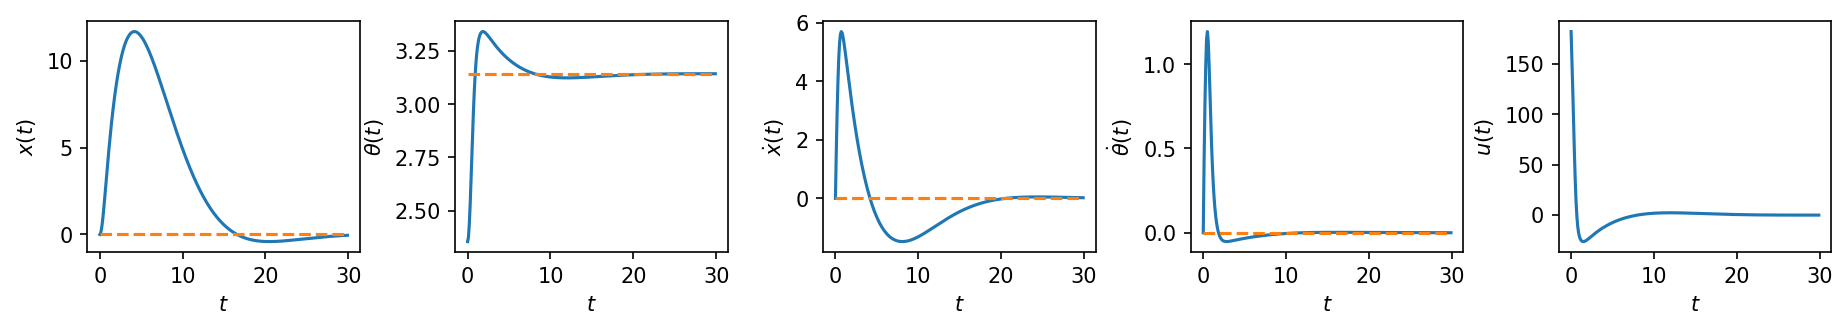

Write the Python code that produced this figure.
"""
Solution code for the problem "Cart-pole balance".

Autonomous Systems Lab (ASL), Stanford University
"""

import numpy as np
from scipy.integrate import odeint
import matplotlib.pyplot as plt

from animations import animate_cartpole

# Constants
n = 4  # state dimension
m = 1  # control dimension
mp = 2.0  # pendulum mass
mc = 10.0  # cart mass
L = 1.0  # pendulum length
g = 9.81  # gravitational acceleration
dt = 0.1  # discretization time step
animate = False  # whether or not to animate results


def cartpole(s: np.ndarray, u: np.ndarray) -> np.ndarray:
    """Compute the cart-pole state derivative

    Args:
        s (np.ndarray): The cartpole state: [x, theta, x_dot, theta_dot], shape (n,)
        u (np.ndarray): The cartpole control: [F_x], shape (m,)

    Returns:
        np.ndarray: The state derivative, shape (n,)
    """
    x, θ, dx, dθ = s
    sinθ, cosθ = np.sin(θ), np.cos(θ)
    h = mc + mp * (sinθ**2)
    ds = np.array(
        [
            dx,
            dθ,
            (mp * sinθ * (L * (dθ**2) + g * cosθ) + u[0]) / h,
            -((mc + mp) * g * sinθ + mp * L * (dθ**2) * sinθ * cosθ + u[0] * cosθ)
            / (h * L),
        ]
    )
    return ds


def reference(t: float) -> np.ndarray:
    """Compute the reference state (s_bar) at time t

    Args:
        t (float): Evaluation time

    Returns:
        np.ndarray: Reference state, shape (n,)
    """
    a = 10.0  # Amplitude
    T = 10.0  # Period

    # PART (d) ##################################################
    return np.array([
        a * np.sin(2 * np.pi * t / T),
        np.pi,
        a * (2 * np.pi / T) * np.cos(2 * np.pi * t / T),
        0.0,
    ])
    # END PART (d) ##############################################


def ricatti_recursion(
    A: np.ndarray, B: np.ndarray, Q: np.ndarray, R: np.ndarray
) -> np.ndarray:
    """Compute the gain matrix K through Ricatti recursion

    Args:
        A (np.ndarray): Dynamics matrix, shape (n, n)
        B (np.ndarray): Controls matrix, shape (n, m)
        Q (np.ndarray): State cost matrix, shape (n, n)
        R (np.ndarray): Control cost matrix, shape (m, m)

    Returns:
        np.ndarray: Gain matrix K, shape (m, n)
    """
    eps = 1e-4  # Riccati recursion convergence tolerance
    max_iters = 1000  # Riccati recursion maximum number of iterations
    P_prev = np.zeros((n, n))  # initialization
    converged = False
    for i in range(max_iters):
        # PART (b) ##################################################
        K = -np.linalg.inv(R + B.T @ P_prev @ B) @ B.T @ P_prev @ A
        P = Q + A.T @ P_prev @ (A + B @ K)
        if np.max(np.abs(P - P_prev)) < eps:
            converged = True
            break
        P_prev = P
        # END PART (b) ##############################################
    if not converged:
        raise RuntimeError("Ricatti recursion did not converge!")
    print("K:", K)
    return K


def simulate(
    t: np.ndarray, s_ref: np.ndarray, u_ref: np.ndarray, s0: np.ndarray, K: np.ndarray
) -> tuple[np.ndarray, np.ndarray]:
    """Simulate the cartpole

    Args:
        t (np.ndarray): Evaluation times, shape (num_timesteps,)
        s_ref (np.ndarray): Reference state s_bar, evaluated at each time t. Shape (num_timesteps, n)
        u_ref (np.ndarray): Reference control u_bar, shape (m,)
        s0 (np.ndarray): Initial state, shape (n,)
        K (np.ndarray): Feedback gain matrix (Ricatti recursion result), shape (m, n)

    Returns:
        tuple[np.ndarray, np.ndarray]: Tuple of:
            np.ndarray: The state history, shape (num_timesteps, n)
            np.ndarray: The control history, shape (num_timesteps, m)
    """

    def cartpole_wrapper(s, t, u):
        """Helper function to get cartpole() into a form preferred by odeint, which expects t as the second arg"""
        return cartpole(s, u)

    # PART (c) ##################################################
    N = t.size - 1
    s = np.zeros((t.size, n))
    u = np.zeros((t.size, m))
    s[0] = s0
    for k in range(N):
        u[k] = K @ (s[k] - s_ref[k]) + u_ref
        s[k + 1] = odeint(cartpole_wrapper, s[k], t[k : k + 2], (u[k],))[1]
    u[N] = K @ (s[N] - s_ref[N]) + u_ref
    # END PART (c) ##############################################
    return s, u


def compute_lti_matrices() -> tuple[np.ndarray, np.ndarray]:
    """Compute the linearized dynamics matrices A and B of the LTI system

    Returns:
        tuple[np.ndarray, np.ndarray]: Tuple of:
            np.ndarray: The A (dynamics) matrix, shape (n, n)
            np.ndarray: The B (controls) matrix, shape (n, m)
    """
    # PART (a) ##################################################
    A = np.eye(n) + dt * np.array([
        [0, 0, 1, 0],
        [0, 0, 0, 1],
        [0, mp * g / mc, 0, 0],
        [0, (mc + mp) * g / (mc * L), 0, 0],
    ])
    B = dt * np.array([[0], [0], [1 / mc], [1 / (mc * L)]])
    # END PART (a) ##############################################
    return A, B


def plot_state_and_control_history(
    s: np.ndarray, u: np.ndarray, t: np.ndarray, s_ref: np.ndarray, name: str
) -> None:
    """Helper function for cartpole visualization

    Args:
        s (np.ndarray): State history, shape (num_timesteps, n)
        u (np.ndarray): Control history, shape (num_timesteps, m)
        t (np.ndarray): Times, shape (num_timesteps,)
        s_ref (np.ndarray): Reference state s_bar, evaluated at each time t. Shape (num_timesteps, n)
        name (str): Filename prefix for saving figures
    """
    fig, axes = plt.subplots(1, n + m, dpi=150, figsize=(15, 2))
    plt.subplots_adjust(wspace=0.35)
    labels_s = (r"$x(t)$", r"$\theta(t)$", r"$\dot{x}(t)$", r"$\dot{\theta}(t)$")
    labels_u = (r"$u(t)$",)
    for i in range(n):
        axes[i].plot(t, s[:, i])
        axes[i].plot(t, s_ref[:, i], "--")
        axes[i].set_xlabel(r"$t$")
        axes[i].set_ylabel(labels_s[i])
    for i in range(m):
        axes[n + i].plot(t, u[:, i])
        axes[n + i].set_xlabel(r"$t$")
        axes[n + i].set_ylabel(labels_u[i])
    plt.savefig(f"{name}.png", bbox_inches="tight")
    plt.show()

    if animate:
        fig, ani = animate_cartpole(t, s[:, 0], s[:, 1])
        ani.save(f"{name}.mp4", writer="ffmpeg")
        plt.show()


def main():
    # Part A
    A, B = compute_lti_matrices()

    # Part B
    Q = np.eye(n)  # state cost matrix
    R = np.eye(m)  # control cost matrix
    K = ricatti_recursion(A, B, Q, R)

    # Part C
    t = np.arange(0.0, 30.0, 1 / 10)
    s_ref = np.array([0.0, np.pi, 0.0, 0.0]) * np.ones((t.size, 1))
    u_ref = np.array([0.0])
    s0 = np.array([0.0, 3 * np.pi / 4, 0.0, 0.0])
    s, u = simulate(t, s_ref, u_ref, s0, K)
    plot_state_and_control_history(s, u, t, s_ref, "cartpole_balance")

    # Part D
    # Note: t, u_ref unchanged from part c
    s_ref = np.array([reference(ti) for ti in t])
    s0 = np.array([0.0, np.pi, 0.0, 0.0])
    s, u = simulate(t, s_ref, u_ref, s0, K)
    plot_state_and_control_history(s, u, t, s_ref, "cartpole_balance_tv")


if __name__ == "__main__":
    main()
